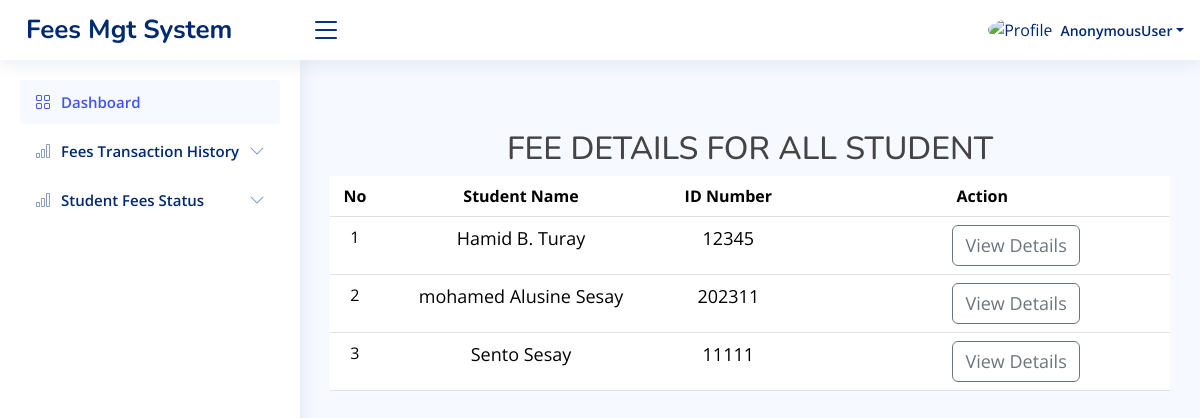
The page /cs_fees_status/ on the database as committed earlier.
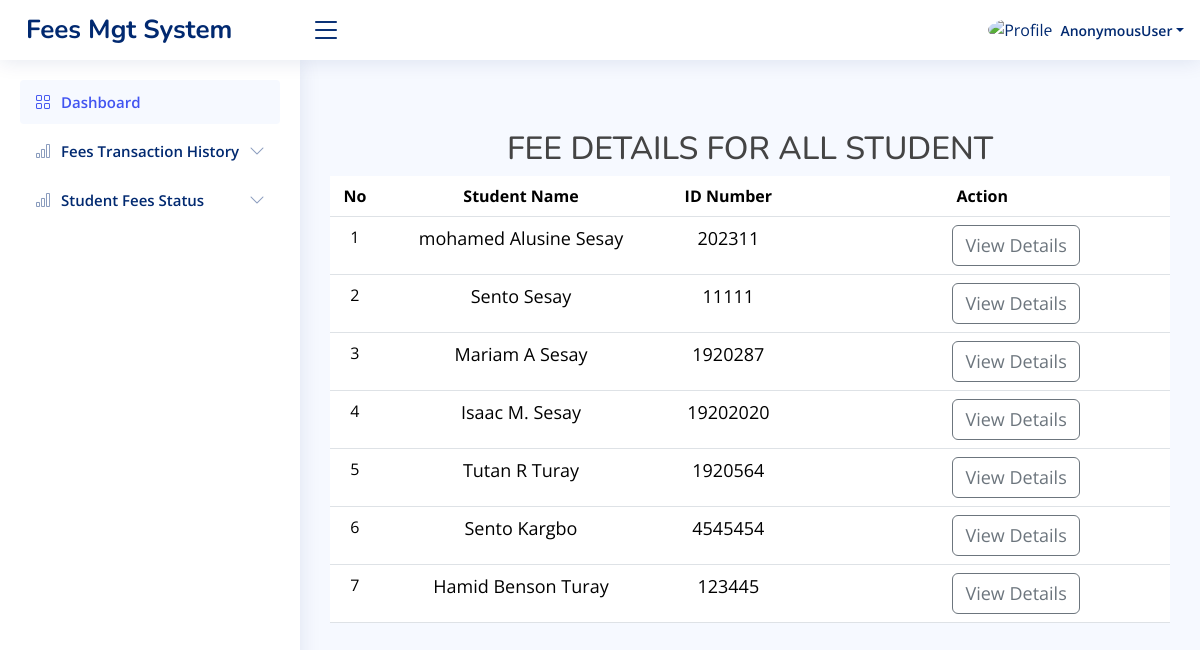
The same page on the database as committed later.
### app/models.py (models this page shows, shortened)
class CS_Fees1(models.Model):
    student_name = models.CharField(max_length=100)
    id_number = models.CharField(max_length=20)
    program = models.ForeignKey(Programs, on_delete=models.CASCADE)
    program_details = models.ForeignKey(Programs, on_delete=models.CASCADE, related_name='program_details_payments', null=True, blank=True)
    department = models.ForeignKey(Department, on_delete=models.CASCADE)
    sum_of = models.CharField(max_length=200)
    paid_for = models.CharField(max_length=200, default='Tuition Fees')
    check_no = models.BigIntegerField(null=True, blank=True)
    receipt_no = models.CharField(max_length=20, unique=True, blank=True)
    amount_paid = models.DecimalField(max_digits=10, decimal_places=2)
    level = models.CharField(max_length=20, choices=LEVEL1)
    payment_date = models.DateField(null=True)
    second_payment_date = models.DateField(null=True, blank=True)
    cost_of_program = models.ForeignKey(CS_Cost1, on_delete=models.CASCADE, related_name='cost_of_program_payments')
    paid_fees = models.DecimalField(max_digits=10, decimal_places=2, default=0.00)
    payment_slip = models.FileField(upload_to='payment_slips/', blank=True, null=True)
    second_payment_slip = models.FileField(upload_to='payment_slips/', blank=True, null=True)
    payment_status = models.CharField(max_length=20, choices=[
        ('Paid Full', 'Paid Full'),
        ('Incomplete Fees', 'Incomplete Fees'),
    ])

### app/views.py (the view)
# urls.py: path('cs_fees_status/', views.cs_fees_status, name='cs_fees_status'),
def cs_fees_status(request):
    student_records = CS_Fees1.objects.all()
    unique_students = []
    seen_ids = set()
    for record in student_records:
        if record.id_number not in seen_ids:
            unique_students.append({
                'student_name': record.student_name,
                'id_number': record.id_number,
            })
            seen_ids.add(record.id_number)  # Mark this student as seen
    context = {'students': unique_students}
    return render(request, 'cs_fees_status.html',context)

### templates/cs_fees_status.html (shortened to what this page needs)
{% load static %}
<!DOCTYPE html>
<html lang="en">
<head>
  <link href="{% static 'vendor1/bootstrap/css/bootstrap.min.css' %}" rel="stylesheet">
  <link href="{% static 'vendor1/bootstrap-icons/bootstrap-icons.css' %}" rel="stylesheet">
  <link href="{% static 'vendor1/boxicons/css/boxicons.min.css' %}" rel="stylesheet">
  <link href="{% static 'vendor1/quill/quill.snow.css' %}" rel="stylesheet">
  <link href="{% static 'vendor1/quill/quill.bubble.css' %}" rel="stylesheet">
  <link href="{% static 'vendor1/remixicon/remixicon.css' %}" rel="stylesheet">
  <link href="{% static 'vendor1/simple-datatables/style.css' %}" rel="stylesheet">
  <link href="{% static 'css1/style.css' %}" rel="stylesheet">
</head>
<body>
 <header id="header" class="header fixed-top d-flex align-items-center">
  <div class="d-flex align-items-center justify-content-between">
    <a href="{% url 'main_home' %}" class="logo d-flex align-items-center">
      <span class="d-none d-lg-block">Fees Mgt System</span>
    </a>
    <i class="bi bi-list toggle-sidebar-btn"></i>
  </div>
  <nav class="header-nav ms-auto">
    <ul class="d-flex align-items-center">
      <li class="nav-item dropdown pe-3">
        <a class="nav-link nav-profile d-flex align-items-center pe-0" href="#" data-bs-toggle="dropdown">
          <img src="{% static 'img1/cusl.png' %}" alt="Profile" class="rounded-circle">
          <span class="d-none d-md-block dropdown-toggle ps-2">{{user}}</span>
        </a>
      </li>
    </ul>
  </nav>
</header>
  <aside id="sidebar" class="sidebar">
    <ul class="sidebar-nav" id="sidebar-nav">
      <li class="nav-item">
        <a class="nav-link " href="{% url 'main_home' %}">
          <i class="bi bi-grid"></i>
          <span>Dashboard</span>
        </a>
      </li>
      <li class="nav-item">
        <a class="nav-link collapsed" data-bs-target="#charts-nav1" data-bs-toggle="collapse" href="#">
          <i class="bi bi-bar-chart"></i><span>Fees Transaction History</span><i class="bi bi-chevron-down ms-auto"></i>
        </a>
      </li>
      <li class="nav-item">
        <a class="nav-link collapsed" data-bs-target="#charts-nav" data-bs-toggle="collapse" href="#">
          <i class="bi bi-bar-chart"></i><span>Student Fees Status</span><i class="bi bi-chevron-down ms-auto"></i>
        </a>
      </li>
    </ul>
  </aside>
  <main id="main" class="main">
    <h2 style="text-align: center; margin-top: 50px;">FEE DETAILS FOR ALL STUDENT</h2>
    <table class="table datatable">
      <thead>
        <tr>
          <th style="font-size: 16px; text-align: center;">No</th>
          <th style="font-size: 16px; text-align: center;">Student Name</th>
          <th style="font-size: 16px; text-align: center;">ID Number</th>
          <th style="font-size: 16px; text-align: center;">Action</th>
        </tr>
      </thead>
      <tbody>
        {% for student in students %}
        <tr>
          <td style="text-align: center;">{{forloop.counter}}</td>
          <td style="font-size: 18px; text-align: center; "> {{ student.student_name }}</td>
          <td style="font-size: 18px; text-align: center; "> {{ student.id_number }}</td>
          <td>
            <a class="btn btn-outline-secondary" style="font-size: 18px; margin-left: 150px; " href="{% url 'student_fee_details' student.id_number %}">View Details</a>
          </td>
        </tr>
      {% endfor %}
      </tbody>
  </main>
</body>
</html>

Rows that differ between the two databases and show on the page:
removed CS_Fees1: student_name "Hamid B. Turay", id_number "12345"
added CS_Fees1: student_name "Mariam A Sesay", id_number "1920287"
added CS_Fees1: student_name "Isaac M. Sesay", id_number "19202020"
added CS_Fees1: student_name "Tutan R Turay", id_number "1920564"
added CS_Fees1: student_name "Sento Kargbo", id_number "4545454"
added CS_Fees1: student_name "Hamid Benson Turay", id_number "123445"
Other text that changed with them:
new list line: "3 View Details"
new list line: "4 View Details"
new list line: "5 View Details"
new list line: "6 View Details"
new list line: "7 View Details"
list line gone: "1 View Details"
